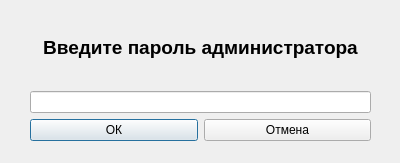
<?xml version="1.0" encoding="UTF-8"?>
<ui version="4.0">
 <class>CheckPasswordAdmin</class>
 <widget class="QDialog" name="CheckPasswordAdmin">
  <property name="geometry">
   <rect>
    <x>0</x>
    <y>0</y>
    <width>400</width>
    <height>163</height>
   </rect>
  </property>
  <property name="windowTitle">
   <string>Dialog</string>
  </property>
  <widget class="QWidget" name="layoutWidget">
   <property name="geometry">
    <rect>
     <x>30</x>
     <y>10</y>
     <width>341</width>
     <height>131</height>
    </rect>
   </property>
   <layout class="QGridLayout" name="gridLayout">
    <item row="0" column="0" colspan="2">
     <widget class="QLabel" name="label">
      <property name="font">
       <font>
        <pointsize>14</pointsize>
        <weight>75</weight>
        <bold>true</bold>
       </font>
      </property>
      <property name="text">
       <string>Введите пароль администратора</string>
      </property>
      <property name="alignment">
       <set>Qt::AlignCenter</set>
      </property>
     </widget>
    </item>
    <item row="1" column="0" colspan="2">
     <widget class="QLineEdit" name="enter_password">
      <property name="echoMode">
       <enum>QLineEdit::Password</enum>
      </property>
     </widget>
    </item>
    <item row="2" column="0">
     <widget class="QPushButton" name="pushButton_check">
      <property name="text">
       <string>ОК</string>
      </property>
     </widget>
    </item>
    <item row="2" column="1">
     <widget class="QPushButton" name="pushButton_cancel">
      <property name="text">
       <string>Отмена</string>
      </property>
     </widget>
    </item>
   </layout>
  </widget>
 </widget>
 <resources/>
 <connections/>
</ui>
